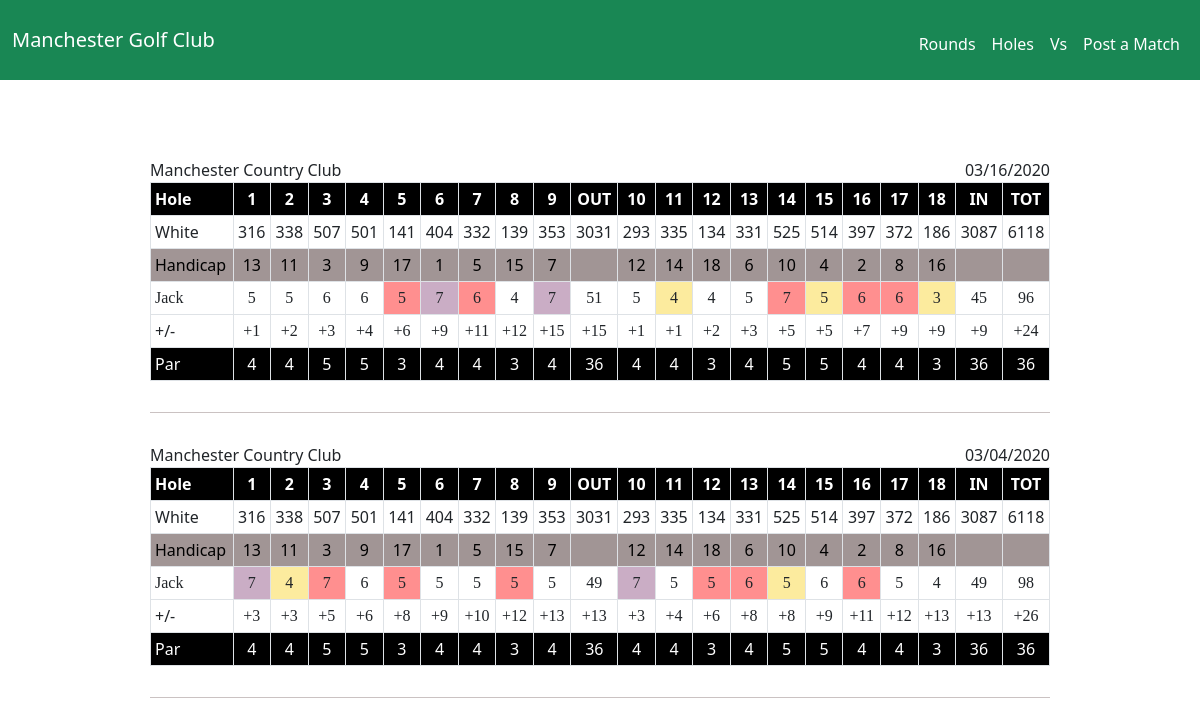
Page /rounds/Jack on the committed database.
### tables this page shows
CREATE TABLE golfers (id INTEGER PRIMARY KEY AUTOINCREMENT NOT NULL, name TEXT NOT NULL);

CREATE TABLE courses (id INTEGER PRIMARY KEY AUTOINCREMENT NOT NULL, name TEXT NOT NULL, par INTEGER, rating REAL, slope REAL, yards REAL, city TEXT NOT NULL, state TEXT NOT NULL, front INTEGER, back INTEGER, total INTEGER, par_front INTEGER, par_back INTEGER, par_total INTEGER, tees TEXT NOT NULL DEFAULT "White");

CREATE TABLE "rounds" (id INTEGER PRIMARY KEY AUTOINCREMENT NOT NULL, golfer_id INTEGER, course_id INTEGER, date TEXT, "one" INTEGER, two INTEGER, three INTEGER, four INTEGER, five INTEGER, six INTEGER, seven INTEGER, eight INTEGER, nine INTEGER, ten INTEGER, eleven INTEGER, twelve INTEGER, thirteen INTEGER, fourteen INTEGER, fifteen INTEGER, sixteen INTEGER, seventeen INTEGER, eighteen INTEGER, match_id INTEGER, FOREIGN KEY (golfer_id) REFERENCES golfers(id), FOREIGN KEY (course_id) REFERENCES courses(id));

CREATE TABLE "holes" (id INTEGER PRIMARY KEY AUTOINCREMENT NOT NULL, course_id INTEGER, hole_number INTEGER, par INTEGER, yardage INTEGER, handicap INTEGER, FOREIGN KEY(course_id) REFERENCES courses (id));

### app.py (the view)
@app.route("/rounds", methods=["GET", "POST"])
@app.route("/rounds/<golfer_name>", methods=["GET", "POST"])
def rounds(golfer_name="lampsha"):
    if request.method == "POST":
        golfer_name = request.form.get("golfer_name")
        golfers_rounds = get_rounds(golfer_name)
        scorecards = get_scorecards(golfers_rounds, golfer_name)
        return render_template("rounds.html", scorecards=scorecards)
    else:
        golfers = get_golfers()
        for golfer in golfers:
            if golfer['golfer_name'] == golfer_name:
                golfers_rounds = get_rounds(golfer_name)
                scorecards = get_scorecards(golfers_rounds, golfer_name)
                return render_template("rounds.html", scorecards=scorecards)
        else:
            return render_template("round_request.html", golfers=golfers)

### golf.py (called while the page is built)
def par_shift(score:int) -> str:
    if score == 0:
        return ("E")
    elif score > 0:
        return ("+{}".format(score))
    else:
        return str(score)

def get_golfers() -> list:
    con = sqlite3.connect("golf.db", check_same_thread=False)
    cur = con.cursor()
    golfers = []
    golfer_query = cur.execute("SELECT name FROM golfers ORDER BY name")
    golfer_query = golfer_query.fetchall()
    for golfer in golfer_query:
        golfers.append({"golfer_name": golfer[0]})
    return golfers

def get_rounds(golfer:str) -> list:
    rounds = []
    id_query = cur.execute("SELECT id FROM golfers WHERE name = (?)", (golfer,))
    id_query = id_query.fetchone()[0]
    round_query = cur.execute("SELECT * FROM rounds WHERE golfer_id = (?) ORDER BY id DESC", (id_query,))
    rounds = round_query.fetchall()
    return rounds

def get_holes(course:tuple) -> list:
    hole_query = cur.execute("SELECT * FROM holes WHERE course_id = (?) ORDER BY hole_number", (course[2],))
    holes = hole_query.fetchall()
    return holes

def get_course_info(course:tuple) -> list:
    course_query = cur.execute("SELECT * FROM courses WHERE id = (?)", (course[2],))
    course_info = course_query.fetchall()
    return course_info

def get_yardages(course_info:list, holes:list) -> list:
    yardages = []
    for i in range(len(holes)):
        yardages.append(holes[i][4])
    yardages.append(sum(yardages))
    yardages.insert(9, sum(yardages[:9]))
    yardages.insert(19, sum(yardages[10:19]))
    yardages.insert(0, course_info[0][14])
    return yardages

def get_handicaps(course:list) -> list:
    handicaps = []
    for i in range(len(course)):
        handicaps.append(course[i][5])
    return handicaps

def get_strokes(round:tuple, golfer:str) -> list:
    strokes = []
    for i in range(18):
        strokes.append(round[i + 4])
    strokes.append(sum(strokes))
    strokes.insert(9, sum(strokes[:9]))
    strokes.insert(19, sum(strokes[10:19]))
    strokes.insert(0, golfer)
    return strokes

def get_pars(holes:list) -> list:
    pars = []
    for i in range(18):
        pars.append(holes[i][3])
    pars.insert(9, sum(pars[:9]))
    pars.append(sum(pars[10:19]))
    pars.append(pars[9])
    return pars

### templates/rounds.html (shortened to what this page needs)
{% extends "layout.html" %}
{% block main %}
<div id="content" class="container-sm">
    {% for scorecard in scorecards %}
    <div id="scorecard" class="scorecard">
        <p class="scorecard-course-name">{{ scorecard.course_name }}</p>
        <p class="scorecard-course-date">{{ scorecard.round_date }}</p>
        <table class="table table-sm table-bordered">
            <tr class="holes-row">
                <th class="scorecard-header">Hole</th>
                {% for i in range(9) %}
                    <th>{{ i + 1 }}</th>
                {% endfor %}
                    <th>OUT</th>
                {% for i in range(9) %}
                    <th>{{ i + 10 }}</th>
                {% endfor %}
                    <th>IN</th>
                    <th>TOT</th>
            </tr>
            <tr>
                <td class="scorecard-header">{{ scorecard.yardages[0] }}</td>
                {% for yard in scorecard.yardages[1:] %}
                    <td>{{ yard }}</td>
                {% endfor %}
            </tr>
            <tr class="handicap-row">
                <td class="scorecard-header">Handicap</td>
                {% for handicap in scorecard.handicaps[:9] %}
                    <td>{{ handicap }}</td>
                {% endfor %}
                    <td></td>
                {% for handicap in scorecard.handicaps[9:] %}
                    <td>{{ handicap }}</td>
                {% endfor %}
                {% for i in range(2) %}
                    <td></td>
                {% endfor %}
            </tr>
            <tr class="handwritten-score">
                <td class="scorecard-header">{{ scorecard.strokes[0] }}</td>
                {% for stroke in scorecard.strokes[1:10] %}
                    {% if stroke - scorecard.pars[loop.index - 1] >= 3 %}
                        <td class="triple-bogey-or-worse">{{ stroke }}</td>
                    {% elif stroke - scorecard.pars[loop.index - 1] == 2 %}
                        <td class="double-bogey">{{ stroke }}</td>
                    {% elif stroke - scorecard.pars[loop.index - 1] == 0 %}
                        <td class="par">{{ stroke }}</td>
                    {% elif stroke - scorecard.pars[loop.index - 1] <= 0 %}
                        <td class="birdie-or-better">{{ stroke }}</td>
                    {% else %}
                        <td>{{ stroke }}</td>
                    {% endif %}
                {% endfor %}
                <td>{{ scorecard.strokes[10] }}</td>
                {% for stroke in scorecard.strokes[11:20] %}
                    {% if stroke - scorecard.pars[loop.index + 9] >= 3 %}
                        <td class="triple-bogey-or-worse">{{ stroke }}</td>
                    {% elif stroke - scorecard.pars[loop.index + 9] == 2 %}
                        <td class="double-bogey">{{ stroke }}</td>
                    {% elif stroke - scorecard.pars[loop.index + 9] == 0 %}
                        <td class="par">{{ stroke }}</td>
                    {% elif stroke - scorecard.pars[loop.index + 9] <= 0 %}
                        <td class="birdie-or-better">{{ stroke }}</td>
                    {% else %}
                        <td>{{ stroke }}</td>
                    {% endif %}
                {% endfor %}
                <td>{{ scorecard.strokes[20] }}</td>
                <td>{{ scorecard.strokes[21] }}</td>
            </tr>
            <tr>
                <td class="scorecard-header">+/-</td>
                {% for par in scorecard.to_pars %}
                    <td class="handwritten-score">{{ par }}</td>
                {% endfor %}
            </tr>
            <tr class="holes-row">
                <td class="scorecard-header">Par</td>
                {% for par in scorecard.pars %}
                    <td>{{ par }}</td>
                {% endfor %}
            </tr>
        </table>
    </div>
    {% endfor %}
</div>
{% endblock %}

### static/styles.css (style rules this page uses)
body { background-color: white; }
.scorecard { margin: 0 auto; width: 900px; font-size: medium; text-align: center; padding-top: 30px; padding-bottom: 15px; border-bottom: #cac2c2 1px solid; }
.holes-row { background-color: black; text-align: center; color:white; }
td.triple-bogey-or-worse { background-color: #caadc5; }
td.par { background-color: #fceb9e; }
td.double-bogey { background-color: #ff8f8f; }
.scorecard-header { text-align: left; }
.handicap-row { text-align: center; background-color: rgb(161, 149, 149); color: black; }
.scorecard-course-name { margin: 0px; float: left; }
.scorecard-course-date { margin: 0px; float: right; }
.handwritten-score { font-family: ink free; font-weight: semibold; }

### rows in the picture
golfers: course_name "Manchester Country Club", round_date "03/16/2020", i "1" "2" "3" "4" "5" "6" "7" "8" "9" "1" "2" "3" "4" "5" "6" "7" "8" "9", i "10" "11" "12" "13" "14" "15" "16" "17" "18" "10" "11" "12" "13" "14" "15" "16" "17" "18", tees "White", yard "141" "139" "3031" "134" "186" "3087" "6118" "141" "139" "3031" "134" "186" "3087" "6118", 9 "13" "11" "3" "9" "17" "1" "5" "15" "7" "13" "11" "3" "9" "17" "1" "5" "15" "7", handicap "12" "14" "18" "6" "10" "4" "2" "8" "16" "12" "14" "18" "6" "10" "4" "2" "8" "16", name "Jack", 10 "5" "5" "6" "6" "4" "6" "5" "5" "5", 10 "5" "6" "7" "5" "5", 10 "7" "7" "7", strokes "51", 20 "5" "4" "5" "5" "6" "5" "4", 20 "4" "5" "3" "5", 20 "7" "6" "6" "5" "6" "6", strokes "45", strokes "96", to_pars "+1" "+2" "+3" "+4" "+6" "+9" "+11" "+12" "+15" "+15" "+1" "+1" "+2" "+3" "+5" "+5" "+7" "+9" "+9" "+9" "+24" "+3" "+3" "+5" "+6" "+8" "+9" "+10" "+12" "+13" "+13" "+3" "+4" "+6" "+8" "+8" "+9" "+11" "+12" "+13" "+13" "+26", pars "4" "4" "5" "5" "3" "4" "4" "3" "4" "36" "4" "4" "3" "4" "5" "5" "4" "4" "3" "36" "36" "4" "4" "5" "5" "3" "4" "4" "3" "4" "36" "4" "4" "3" "4" "5" "5" "4" "4" "3" "36" "36", round_date "03/04/2020", 10 "4", strokes "49", 20 "7", strokes "98"
holes: yardage "316"
holes: yardage "338"
holes: yardage "507"
holes: yardage "501"
holes: yardage "404"
holes: yardage "332"
holes: yardage "353"
holes: yardage "293"
holes: yardage "335"
holes: yardage "331"
holes: yardage "525"
holes: yardage "514"
holes: yardage "397"
holes: yardage "372"
